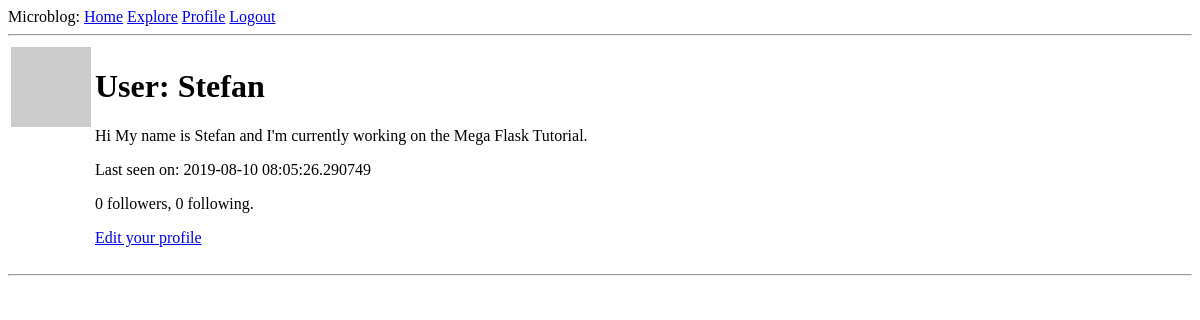
The page /user/Stefan (signed in) on the database as committed earlier.
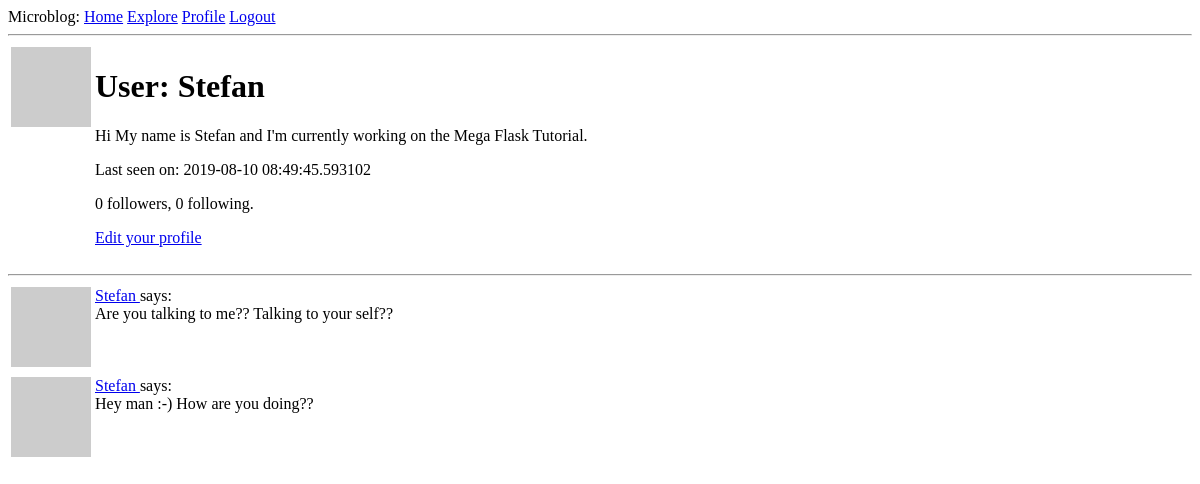
The same page on the database as committed later.
### app/models.py (models this page shows, shortened)
class User(UserMixin, db.Model):
    id = db.Column(db.Integer, primary_key=True)
    username = db.Column(db.String(64), index=True, unique=True)
    email = db.Column(db.String(120), index=True, unique=True)
    password_hash = db.Column(db.String(128))
    posts = db.relationship('Post', backref='author', lazy='dynamic')
    about_me = db.Column(db.String(140))
    last_seen = db.Column(db.DateTime, default=datetime.utcnow)
    followed = db.relationship(
        'User', secondary=followers,
        primaryjoin=(followers.c.follower_id == id),
        secondaryjoin=(followers.c.followed_id == id),
        backref=db.backref('followers', lazy='dynamic'), lazy='dynamic')
    def avatar(self, size):
        digest = md5(self.email.lower().encode('utf-8')).hexdigest()
        return 'https://www.gravatar.com/avatar/{}?d=identicon&s={}'.format(
            digest, size)

class Post(db.Model):
    id = db.Column(db.Integer, primary_key=True)
    body = db.Column(db.String(140))
    timestamp = db.Column(db.DateTime, index=True, default=datetime.utcnow)
    user_id = db.Column(db.Integer, db.ForeignKey('user.id'))

### app/routes.py (the view)
@app.route('/user/<username>')
@login_required
def user(username):
    user = User.query.filter_by(username=username).first_or_404()
    page = request.args.get('page', 1, type=int)
    posts = user.posts.order_by(Post.timestamp.desc()).paginate(
        page, app.config['POSTS_PER_PAGE'], False)
    next_url = url_for('user', username=user.username, page=posts.next_num) \
        if posts.has_next else None
    prev_url = url_for('user', username=user.username, page=posts.prev_num) \
        if posts.has_prev else None
    return render_template('user.html', user=user, posts=posts.items,
                           next_url=next_url, prev_url=prev_url)

### app/models.py (called while the page is built)
@login.user_loader
def load_user(id):
    return User.query.get(int(id))

### app/routes.py (called while the page is built)
@app.before_request
def before_request():
    if current_user.is_authenticated:
        current_user.last_seen = datetime.utcnow()
        db.session.commit()

### app/templates/user.html
<!DOCTYPE html>
{% extends "base.html" %}
{% block content %}
<table>
    <tr valign="top">
        <td><img src="{{ user.avatar(128) }}"></td>
        <td>
            <h1>User: {{ user.username }}</h1>
            {% if user.about_me %}<p>{{ user.about_me }}</p>{% endif %}
            {% if user.last_seen %}<p>Last seen on: {{ user.last_seen }}</p>{% endif %}
            <p>{{ user.followers.count() }} followers, {{ user.followed.count() }} following.</p>
            {% if user == current_user %}
            <p><a href="{{ url_for('edit_profile') }}">Edit your profile</a></p>
            {% elif not current_user.is_following(user) %}
            <p><a href="{{ url_for('follow', username=user.username) }}">Follow</a></p>
            {% else %}
            <p><a href="{{ url_for('unfollow', username=user.username) }}">Unfollow</a></p>
            {% endif %}
        </td>
    </tr>
</table>
<hr>
{% for post in posts %}
{% include '_post.html' %}
{% endfor %}
{% endblock %}

### app/templates/_post.html
<!DOCTYPE html>
<table>
    <tr valign="top">
        <td><img src="{{ post.author.avatar(36) }}"></td>
        <td>
            <a href="{{ url_for('user', username=post.author.username) }}">
                {{ post.author.username }}
            </a>
            says:<br>{{ post.body }}
        </td>
    </tr>
</table>

Rows that differ between the two databases and show on the page:
changed User "Stefan": last_seen "2019-08-10 08:05:26.290749" → "2019-08-10 08:49:45.593102"
added Post: author.username "Stefan", body "Are you talking to me?? Talking to your self??"
added Post: author.username "Stefan", body "Hey man :-) How are you doing??"
